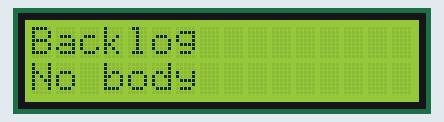
Bench run of a sketch on a simulated Arduino Uno R4 WiFi. Parts: 16×2 character LCD. WiFi joins after 1.5 s; servers stay silent unless stated; uploads are accepted with an empty reply; not simulated (calls return 0 or success): arduino_secrets.h; what the sketch prints to the serial monitor is not drawn.

Above: at 2.0 s.

The sketch:

backlog_user.ino
```cpp
// Backlog API の myself を叩いてユーザー名を I2C 1602 LCD に表示する。
// 起動時に一度だけ実行する: WiFi接続 -> HTTPS GET -> JSONパース -> LCD表示。
//
// 必要な env (mise.local.toml の [env]):
//   SECRET_SSID            WiFi SSID
//   SECRET_PASS            WiFi パスワード
//   SECRET_BACKLOG_HOST    Backlog の FQDN 例: "xxxxx.backlog.com"
//   SECRET_BACKLOG_APIKEY  Backlog 個人設定 > API で発行した API キー
//
// 配線 (I2C 1602 LCD 4ピン -> UNO R4 WiFi):
//   GND -> GND / VCC -> 5V / SDA -> A4 / SCL -> A5
//   ※ UNO R4 は I2C 外部 pull-up 抵抗が必須 (SDA->5V, SCL->5V, 4.7k〜10k)。
//
// 制約: HD44780 は漢字/ひらがな不可。name が日本語だと2行目は文字化けする。
#include <WiFiS3.h>
#include <Wire.h>
#include <LiquidCrystal_I2C.h>
#include <ArduinoJson.h>
#include "arduino_secrets.h"

char ssid[] = SECRET_SSID;
char pass[] = SECRET_PASS;
const char* host = SECRET_BACKLOG_HOST;
const char* apiKey = SECRET_BACKLOG_APIKEY;

LiquidCrystal_I2C lcd(0x27, 16, 2);  // (address, cols, rows)
WiFiSSLClient client;                 // Backlog API は HTTPS のみ

// LCD の2行へ表示する小ヘルパ。エラーも全てこれで可視化する。
void show(const char* l1, const char* l2) {
  lcd.clear();
  lcd.setCursor(0, 0);
  lcd.print(l1);
  lcd.setCursor(0, 1);
  lcd.print(l2);
}

void setup() {
  Serial.begin(115200);

  lcd.init();
  lcd.backlight();
  show("Backlog", "Connecting WiFi");

  // --- WiFi 接続 (最大 ~20秒待つ) ---
  // status==WL_CONNECTED だけだと DHCP 完了前に抜けて IP=0.0.0.0 になることがある。
  // 有効な IP を取得するまで待つ。
  WiFi.begin(ssid, pass);
  unsigned long t0 = millis();
  while (WiFi.status() != WL_CONNECTED) {
    if (millis() - t0 > 20000) {
      Serial.print("WiFi status=");
      Serial.println(WiFi.status());
      show("Backlog", "WiFi NG");
      return;
    }
    delay(500);
  }
  Serial.print("associated, RSSI=");
  Serial.println(WiFi.RSSI());

  // DHCP で IP が割り当たるまで待つ (最大 ~15秒)。
  t0 = millis();
  while (WiFi.localIP() == IPAddress(0, 0, 0, 0)) {
    if (millis() - t0 > 15000) {
      Serial.println("no IP (DHCP fail)");
      show("Backlog", "No IP/DHCP");
      return;
    }
    delay(500);
  }
  Serial.print("WiFi OK, IP: ");
  Serial.println(WiFi.localIP());

  // --- DNS 解決 (TLS 失敗と切り分けるため先に名前解決を確認) ---
  show("Backlog", "Resolving");
  Serial.print("host=[");
  Serial.print(host);
  Serial.println("]");
  IPAddress ip;
  if (!WiFi.hostByName(host, ip)) {
    Serial.println("DNS FAIL");
    show("Backlog", "DNS NG");
    return;
  }
  Serial.print("resolved: ");
  Serial.println(ip);

  // --- TLS 接続 ---
  show("Backlog", "Connecting API");
  int rc = client.connect(host, 443);
  Serial.print("connect rc=");
  Serial.println(rc);  // 1=OK, それ以外は失敗
  if (!rc) {
    show("Backlog", "Connect NG");
    return;
  }

  // --- HTTP リクエスト送信 ---
  // apiKey はクエリ文字列で渡す。Connection: close でレスポンス完了を検知する。
  client.print("GET /api/v2/users/myself?apiKey=");
  client.print(apiKey);
  client.println(" HTTP/1.1");
  client.print("Host: ");
  client.println(host);
  client.println("Connection: close");
  client.println();

  // --- レスポンス到着待ち (最大 ~10秒) ---
  t0 = millis();
  while (client.available() == 0) {
    if (millis() - t0 > 10000) {
      show("Backlog", "Timeout");
      client.stop();
      return;
    }
    if (!client.connected() && client.available() == 0) {
      show("Backlog", "No response");
      client.stop();
      return;
    }
  }

  // --- ステータス行を確認 ("HTTP/1.1 200 OK") ---
  String status = client.readStringUntil('\n');  // "HTTP/1.1 200 OK\r"
  Serial.println(status);
  int code = status.substring(9, 12).toInt();
  if (code != 200) {
    char msg[17];
    snprintf(msg, sizeof(msg), "HTTP %d", code);
    show("Backlog", msg);
    client.stop();
    return;
  }

  // --- ヘッダをスキップ (空行 "\r" まで読み飛ばす) ---
  while (client.connected() || client.available()) {
    String line = client.readStringUntil('\n');
    if (line == "\r" || line.length() == 0) break;
  }

  // --- ボディを全読み (chunked でも最初の '{' 以降を JSON とみなす) ---
  String body;
  t0 = millis();
  while (client.connected() || client.available()) {
    if (client.available()) {
      body += (char)client.read();
    } else if (millis() - t0 > 10000) {
      break;
    }
  }
  client.stop();

  int brace = body.indexOf('{');
  if (brace < 0) {
    show("Backlog", "No body");
    return;
  }

  // --- JSON パース (name フィールドだけ filter で抽出) ---
  JsonDocument filter;
  filter["name"] = true;
  JsonDocument doc;
  DeserializationError err =
      deserializeJson(doc, body.c_str() + brace, DeserializationOption::Filter(filter));
  if (err) {
    show("Backlog", "Parse NG");
    Serial.println(err.c_str());
    return;
  }

  const char* name = doc["name"];
  if (name == nullptr) {
    show("Backlog", "No name");
    return;
  }
  Serial.print("name: ");
  Serial.println(name);

  // --- LCD 表示 (2行目は16文字に切り詰め) ---
  String line2 = String(name);
  if (line2.length() > 16) line2 = line2.substring(0, 16);
  show("Backlog user:", line2.c_str());
}

void loop() {
}
```
